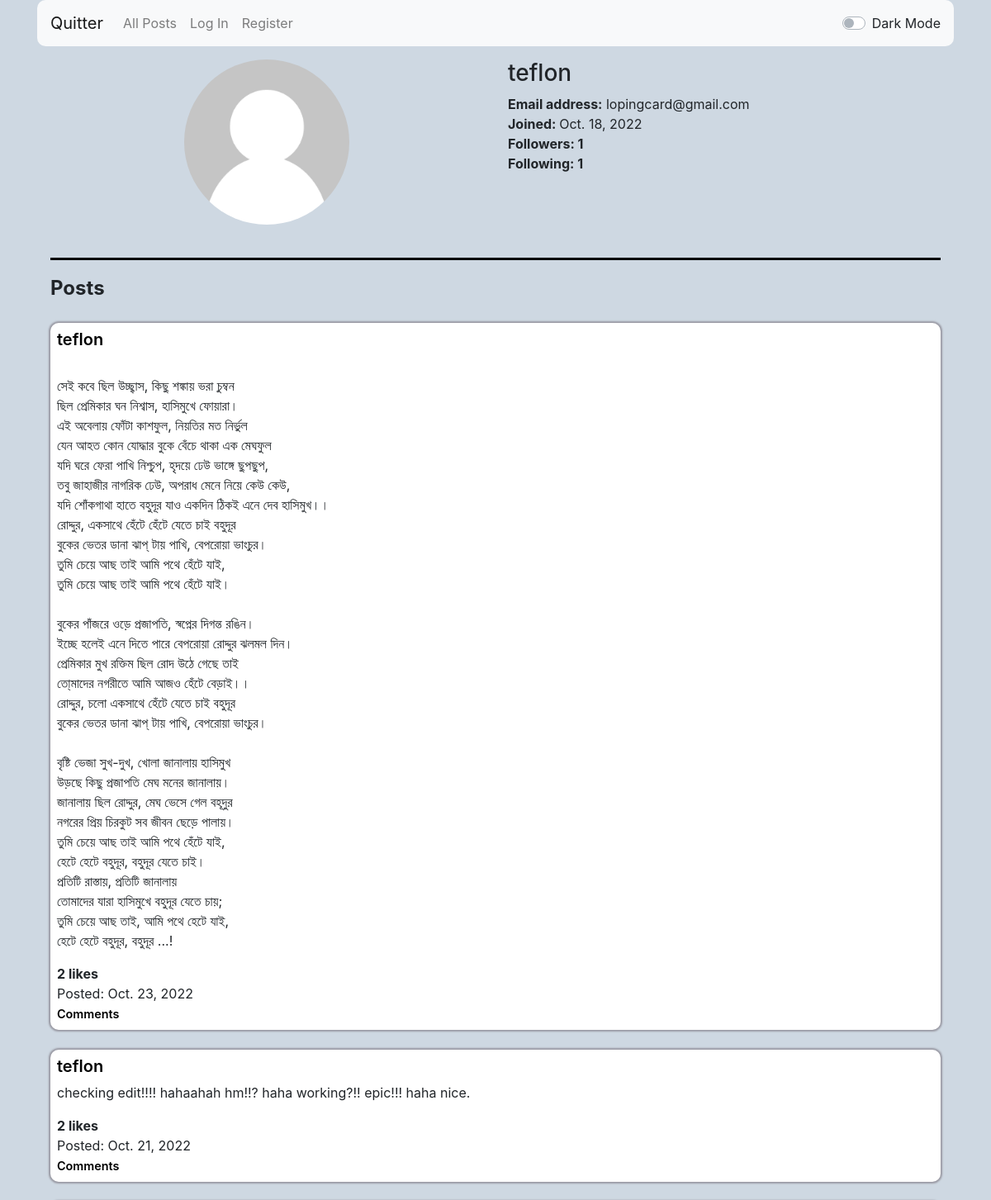
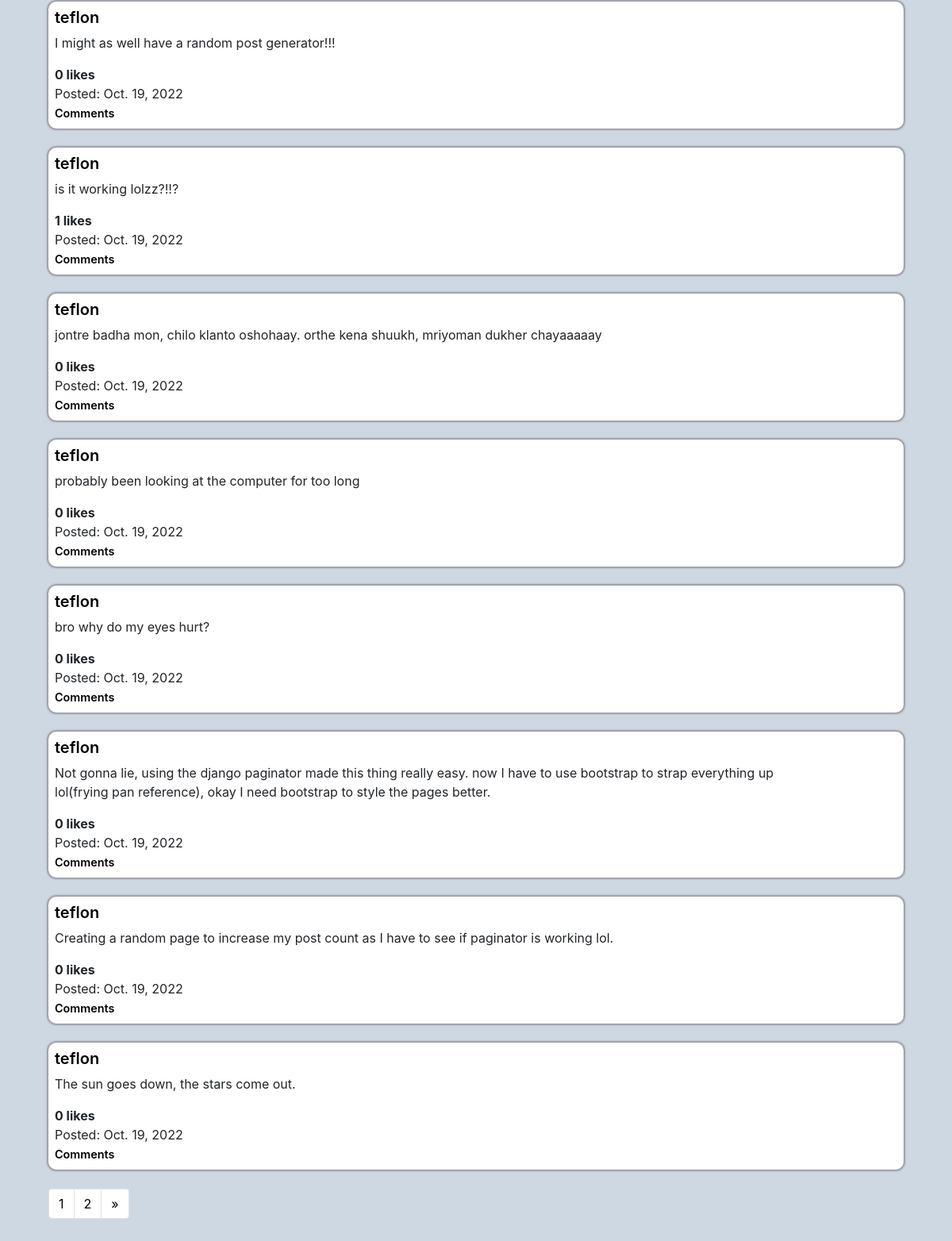
The app's page /profile/teflon, older data (2 pictures, top to bottom).
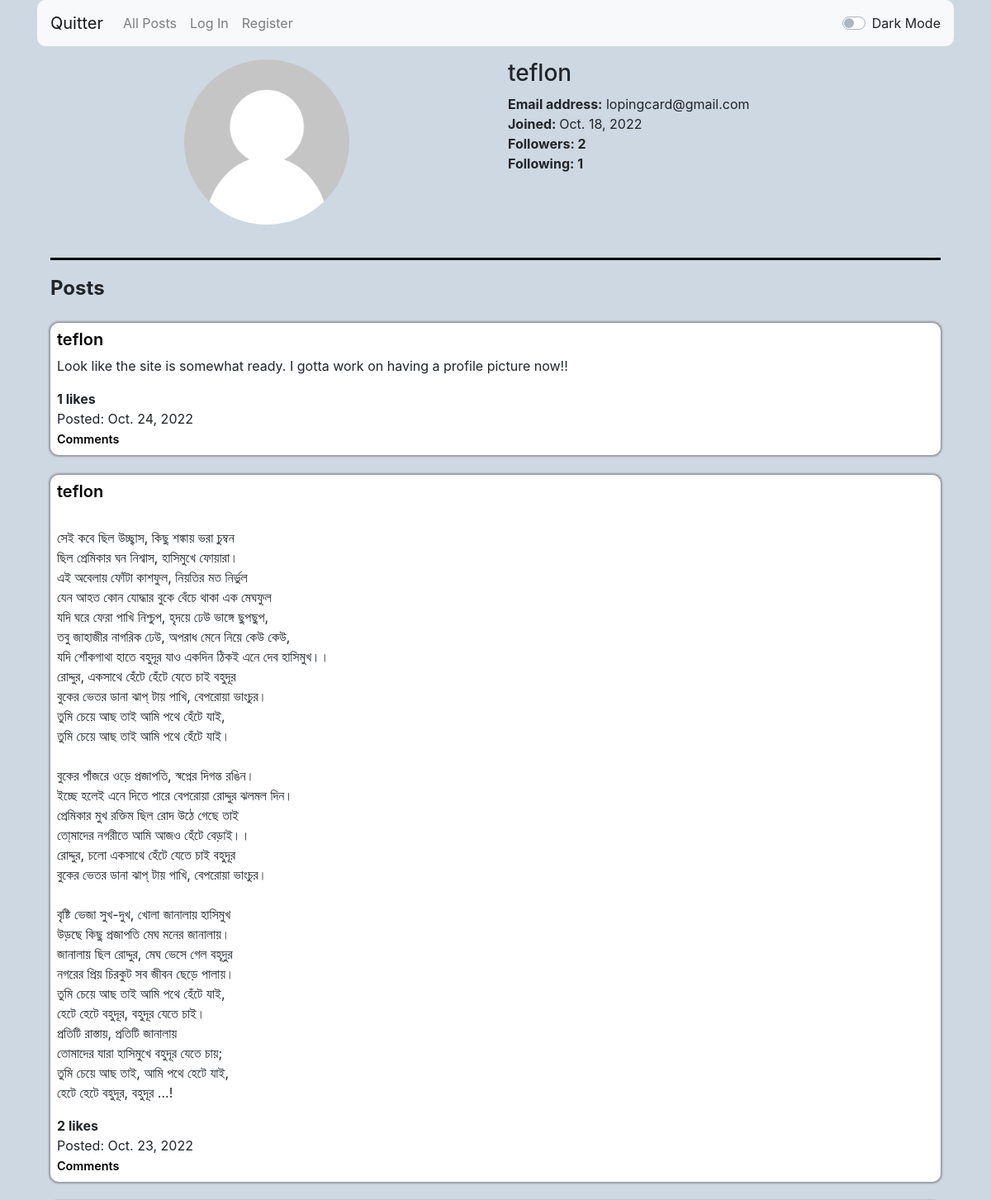
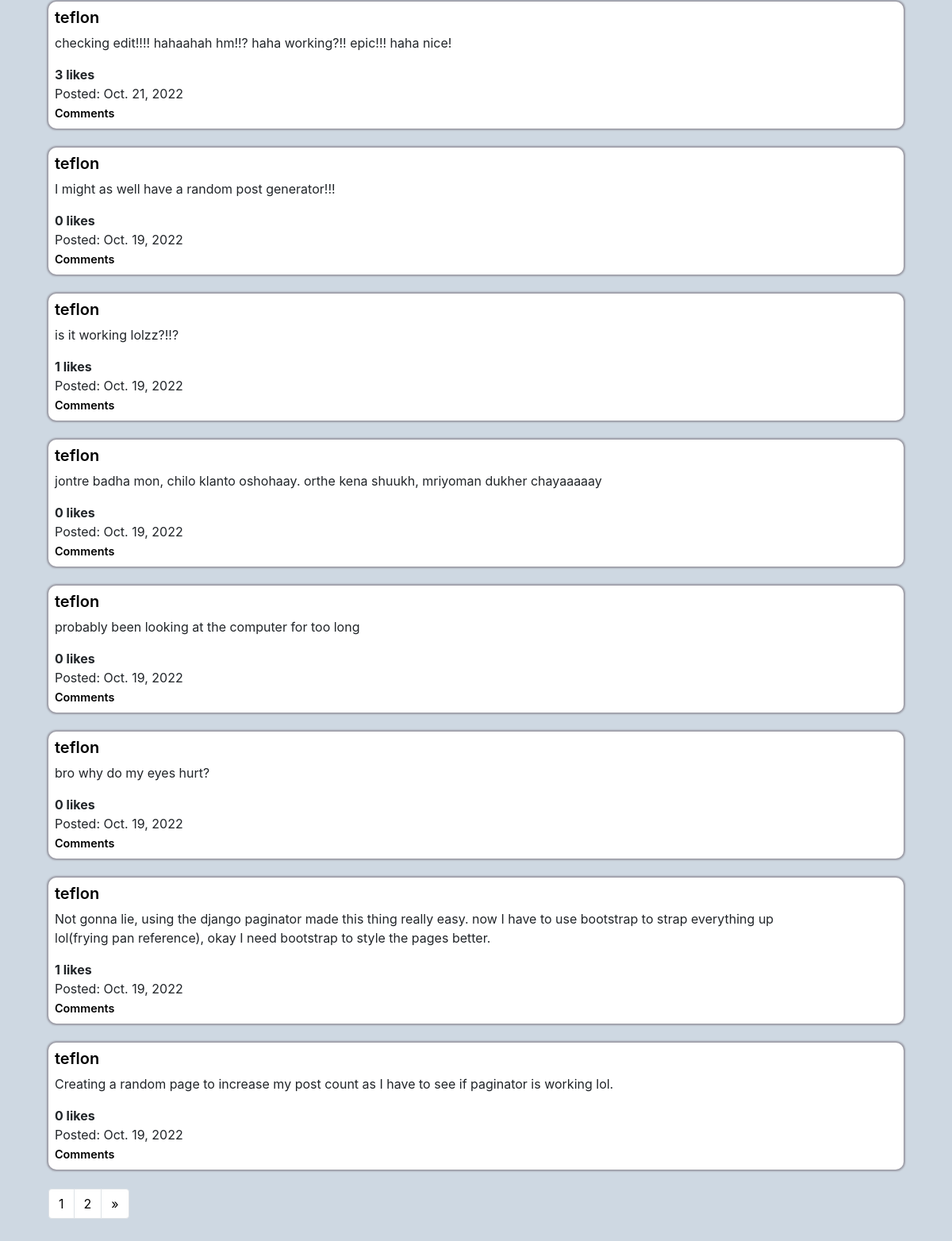
The same page, newer data (2 pictures, top to bottom).
### network/models.py (models this page shows)
class User(AbstractUser):
    followers = models.ManyToManyField('self', blank=True, related_name="following", symmetrical=False)
    avatar = models.ImageField(null=True, blank=True, upload_to="images/")
    bio = models.TextField(null=True, blank=True, max_length=264)
    nationality = models.CharField(null=True, blank=True, max_length=64)

class Post(models.Model):
    post = models.TextField()
    creator = models.CharField(max_length=64, blank=False)
    created = models.DateField(auto_now_add=False, auto_now=False, default=timezone.now)
    likes_count = models.PositiveIntegerField(default=0)
    likes = models.ManyToManyField(User, blank=True, related_name="likes")

### network/views.py (the view)
# urls.py: path("profile/<str:username>", views.profile, name="profile"),
def profile(request, username):
    profile_user = User.objects.filter(username=username)[0]
    posts = Post.objects.filter(creator=username).order_by('-id')
    if request.user.is_authenticated:
        current_user = request.user.username
    try:
        user = User.objects.filter(username=current_user).values().get()
        id = user["id"]
        posts_lbtcu = Post.objects.filter(likes=id).values() # lbtcu = liked by the current user.
        posts_lbtcu_id = []
        for post in posts_lbtcu:
            posts_lbtcu_id.append(post["id"])
    except UnboundLocalError:
        posts_lbtcu_id = None
    paginator = Paginator(posts, 10)
    page_number = request.GET.get('page')
    page_obj = paginator.get_page(page_number)
    return render(request, "network/profile.html", {
        "profile_user" : profile_user,
        "posts" : posts,
        "page_obj" : page_obj,
        "posts_lbtcu_id" : posts_lbtcu_id,
    })

### network/templates/network/profile.html (shortened to what this page needs)
{% extends "network/layout.html" %}
{% block body %}
    <div class="row">
        <div class="col-lg-6">
            <div class="circular--landscape">
                {% if not profile_user.avatar %}
                    <img src="/images/default-user-image.png" style="margin-left: 0">
                {% else %}
                    <img src="/{{ profile_user.avatar }}">
                {% endif %}
            </div>
            <br>
        </div>
        <div class="col-lg-6">
            <h3>{{ profile_user.username }}</h3>
            <strong>Email address:</strong> {{ profile_user.email }}
            <br>
            <strong>Joined: </strong> {{ profile_user.date_joined.date }}
            <br>
            <strong>Followers: {{ profile_user.followers.count }}</strong>
            <br>
            <strong>Following: {{ profile_user.following.count }}</strong>
            <br>
        </div>
    </div>
    <hr class="hr_light" id="hr">
    {% if not page_obj %}
        <strong style="font-size: 1.5rem">No posts yet.</strong>
    {% else %}
        <strong style="font-size: 1.5rem">Posts</strong>
        <br>
        <br>
        {% for post in page_obj %}
        <div class="eachpost" id="post_box">
            <div class="row">
                <div class="col-lg-11">
                    <h5><a class="link_light link_class" href="{% url 'profile' post.creator %}">{{ post.creator }}</a></h5>
                    <div id="{{post.id}}">
                        <p style="white-space: pre-wrap;">{{ post.post }}</p>
                        <strong>{{ post.likes_count }} likes</strong>
                    </div>
                    Posted: {{ post.created }}
                    <br>
                        <a class="link_light small_link link_class" href="{% url 'comments' post.id %}">Comments</a>
                    <br>
                </div>
                <div class="col-lg-1">
                </div>
            </div>
        </div>
        <br>
        {% endfor %}
        <nav aria-label="Page navigation example">
            <ul class="pagination">
                    <li class="page-item"><a class="page-link pagination_light" href="?page={{page_obj.number}}">{{ page_obj.number }}</a></li>
                {% if page_obj.has_next %}
                    <li class="page-item"><a class="page-link pagination_light" href="?page={{page_obj.next_page_number}}">{{ page_obj.next_page_number }}</a></li>
                {% endif %}
                {% if page_obj.has_next%}
                    <li class="page-item">
                        <a class="page-link pagination_light" href="?page={{ page_obj.next_page_number }}" aria-label="Next">
                            <span aria-hidden="true">&raquo;</span>
                        </a>
                    </li>
                {% endif %}
            </ul>
        </nav>
    {% endif %}
{% endblock %}

Row changes from the older to the newer data that the page shows:
no longer on this page (row unchanged): Post: creator "teflon", post "The sun goes down, the stars come out.", likes_count "0", created "Oct. 19, 2022"
changed User "teflon": followers.count "1" → "2"
added Post: creator "teflon", post "Look like the site is somewhat ready. I gotta work on having a profile picture now!!", likes_count "1", created "Oct. 24, 2022"
changed Post: post "checking edit!!!! hahaahah hm!!? haha working?!! epic!!! haha nice." → "checking edit!!!! hahaahah hm!!? haha working?!! epic!!! haha nice!"; likes_count "2" → "3"
changed Post (number 9 of 10 on the later page): likes_count "0" → "1"
